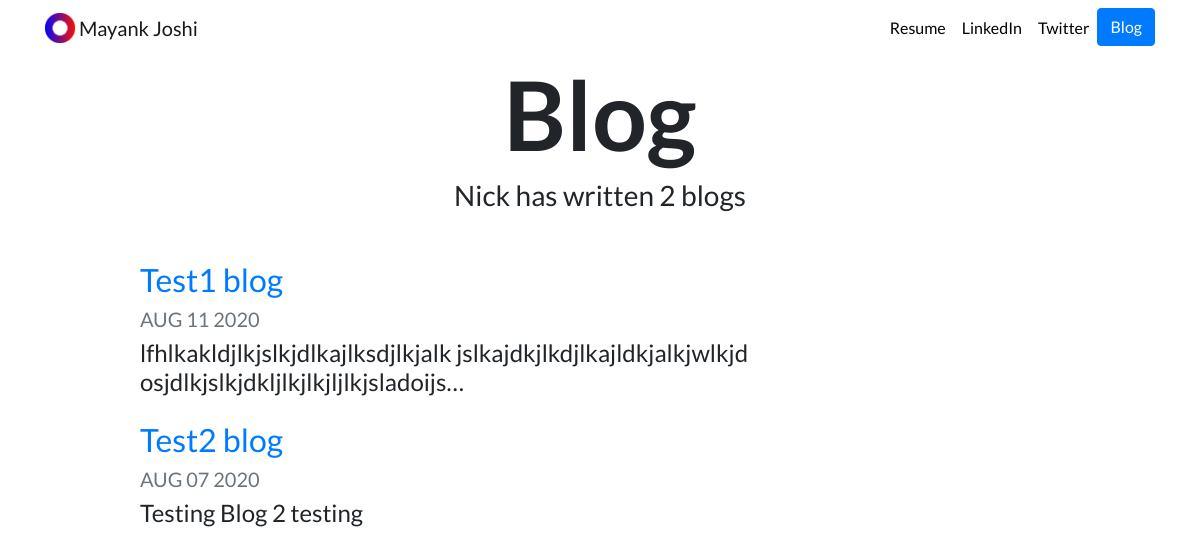
Screenshot of /blog/ with the database file from the repository.
### blog/models.py (models this page shows, shortened)
class Blog(models.Model):
    title = models.CharField(max_length=200)
    description = models.TextField(max_length=1000)
    date=models.DateField()

### blog/views.py (the view)
# urls.py: path('', views.all_blogs, name='all_blogs'),
def all_blogs(request):
    blogs=Blog.objects.order_by('-date')
    return render(request, 'blog/all_blogs.html', {'blogs':blogs})

### blog/templates/blog/all_blogs.html
{% extends "portfolio/base.html" %}
{% load static %}
{% block content %}
<h1 id="blogtitle" class="font-weight-bold text-center">Blog</h1>
<h3 class="text-center mb-5">Nick has written {{ blogs.count }} blog{{ blogs.count|pluralize }}</h3>
{% for blog in blogs %}
<div class="row justify-content-center my-3">
  <div class="col-md-10">
    <a href="{% url 'blog:detail' blog.id %}">
      <h2>{{ blog.title }}</h2>
    </a>
    <h5 class="text-muted">{{ blog.date|date:'M d Y'|upper }}</h5>
    <h4>{{ blog.description|striptags|truncatechars:100 }}</h4>
  </div>
</div>
{% endfor %}
{% endblock %}

### portfolio/templates/portfolio/base.html (shortened to what this page needs)
{% load static %}
<!doctype html>
<html lang="en">
<head>
  <link rel="stylesheet" href="https://stackpath.bootstrapcdn.com/bootstrap/4.4.1/css/bootstrap.min.css">
  <link rel="stylesheet" href="{% static "portfolio/custom.css" %}">
</head>
<body>
  <nav id="topNav" class="navbar navbar-expand-md navbar-light">
    <div class="container">
      <a class="navbar-brand" href="{% url 'home' %}">
        <img src="{% static "portfolio/Logo.png" %}" width="30" height="30" class="d-inline-block align-top" alt="Nick's Logo">
        <span>Mayank Joshi</span>
      </a>
      <div class="collapse navbar-collapse text-center" id="navbarNav">
        <ul class="navbar-nav ml-auto">
          <li class="nav-item">
            <a class="nav-link" href="{% static "portfolio/resume.pdf" %}">Resume</a>
          </li>
          <li class="nav-item">
            <a class="nav-link" href="https://www.linkedin.com/in/mayank-joshi-219658191/" target="_blank">LinkedIn</a>
          </li>
          <li class="nav-item">
            <a class="nav-link" href="https://twitter.com" target="_blank">Twitter</a>
          </li>
          <li>
            <a role="button" href="{% url 'blog:all_blogs' %}" class="btn btn-primary">Blog</a>
          </li>
        </ul>
      </div>
    </div>
  </nav>
  <div class="container">
    {% block content %}{% endblock %}
  </div>
</body>
</html>

### portfolio/static/portfolio/custom.css (style rules this page uses)
.navbar-nav .nav-link { color: rgba(0,0,0,1) !important; }
body { font-family: 'Lato', sans-serif; }
#blogtitle { font-size: 6rem; }

### rows the page displays
Blog: title "Test1 blog", date "AUG 11 2020", description "lfhlkakldjlkjslkjdlkajlksdjlkjalk jslkajdkjlkdjlkajldkjalkjwlkjd osjdlkjslkjdkljlkjlkjljlkjsladoijs…"
Blog: title "Test2 blog", date "AUG 07 2020", description "Testing Blog 2 testing"

### other values shown
{{ blogs.count }} "2"
